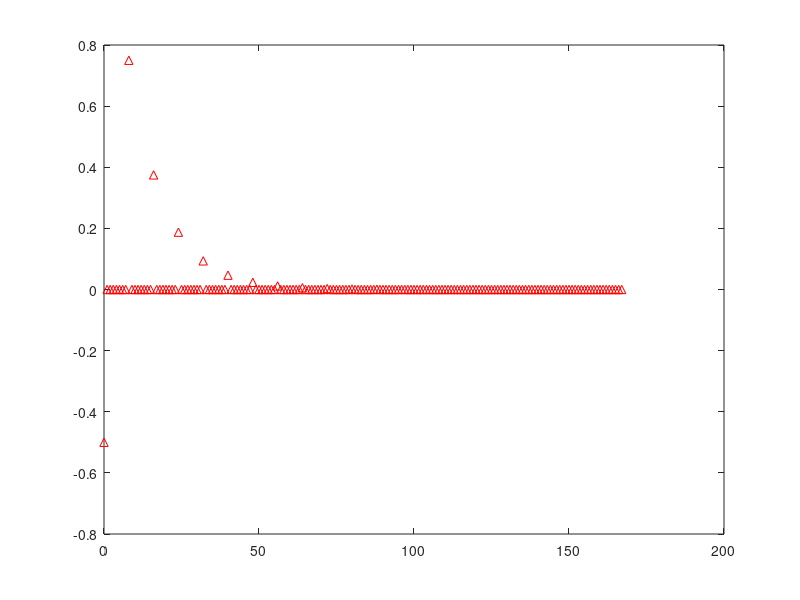

MATLAB code for this plot:
clear;
alpha = 0.5;

b = [-alpha 0 0 0 0 0 0 0 1];
a = [1 0 0 0 0 0 0 0 -alpha];


% figure
% freqz(b,a)
% figure
% zplane(b,a)
% figure
% impz(b,a)
impz(b,a)
